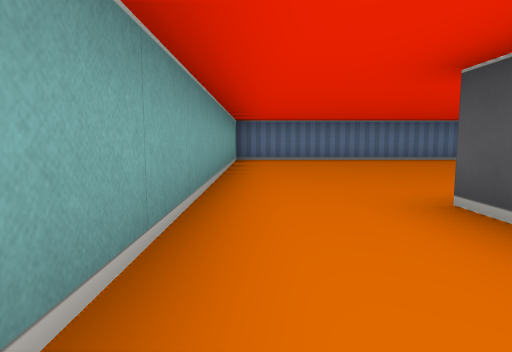
View 1 (above)

24 first-person views from a walk through a cub3D level. The camera is about half as high as the walls, tilts 6° down and sees 75° across. The floor is counted in squares. Each view is taken from the middle of a square. On the plan, view 1 faces up. The plan holds only what a view shows up to about 9 squares ahead; the rest is blank.

View 2
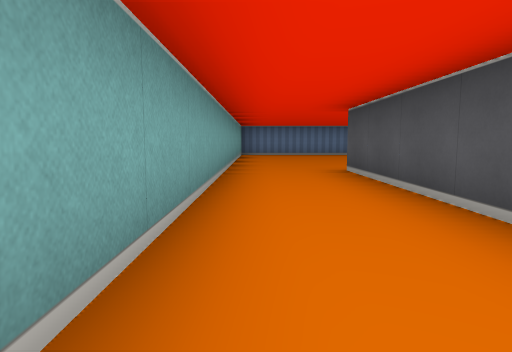

View 3
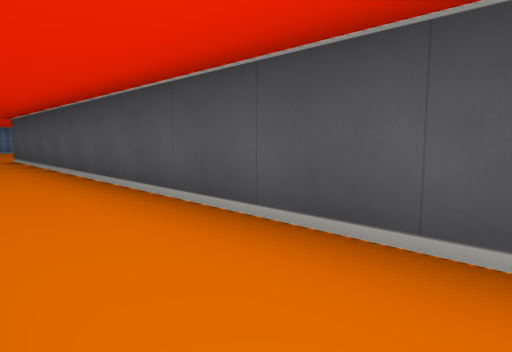

View 4
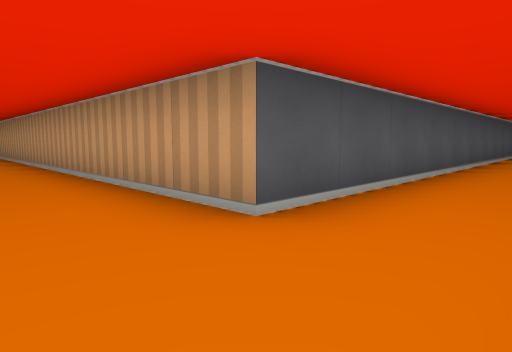

View 5
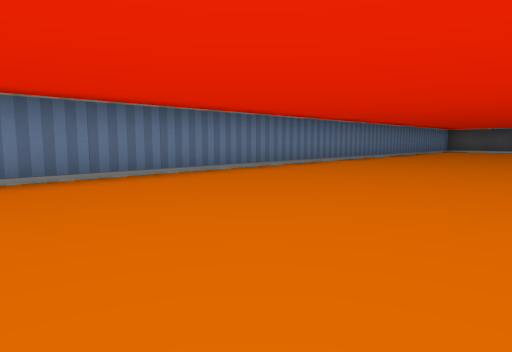

View 6
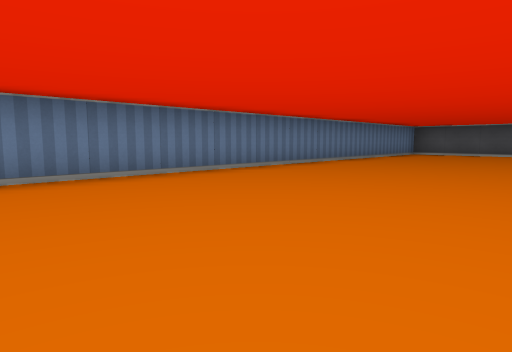

View 7
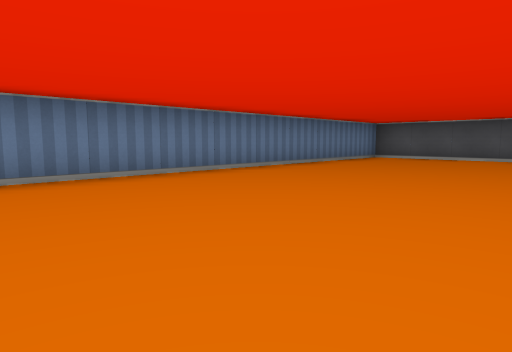

View 8
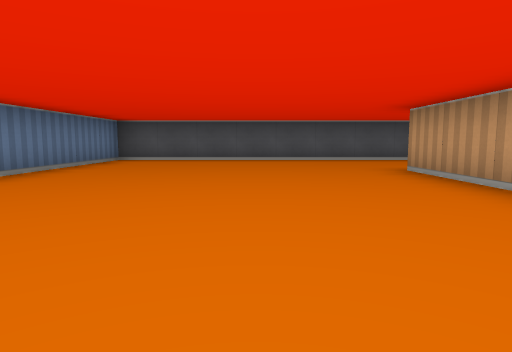

View 9
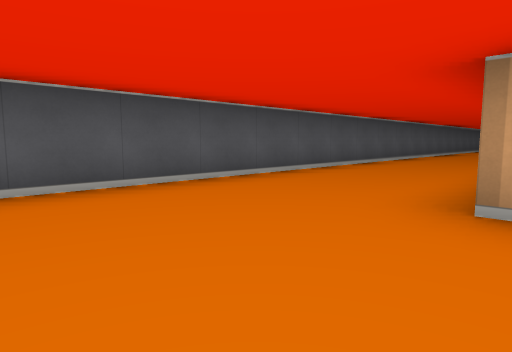

View 10
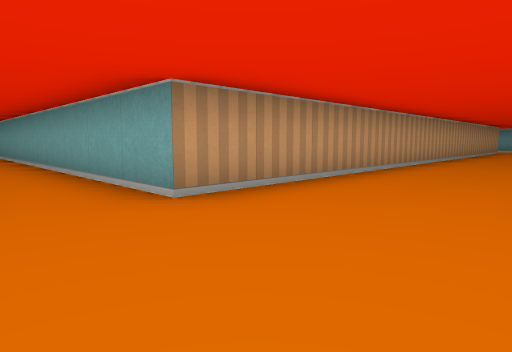

View 11
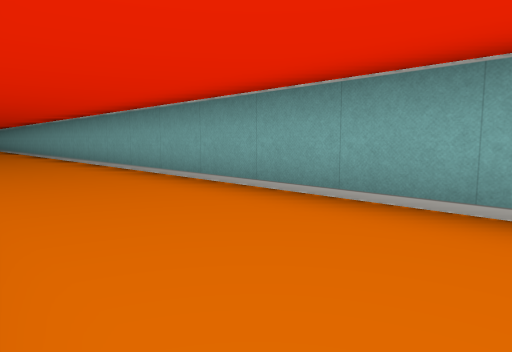

View 12
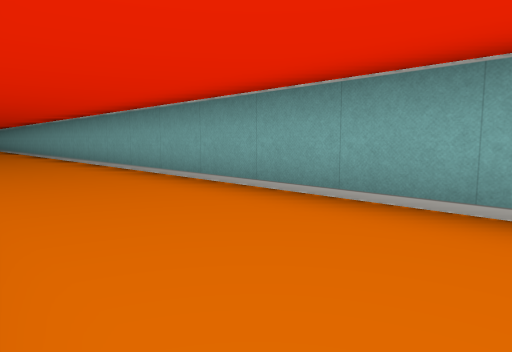

View 13
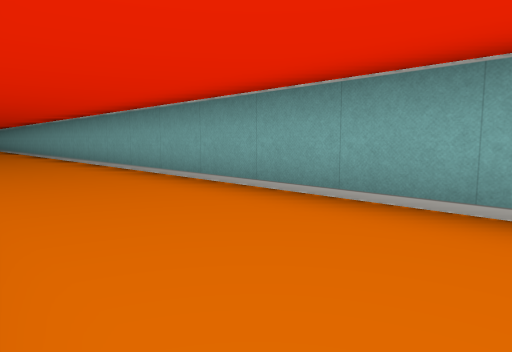

View 14
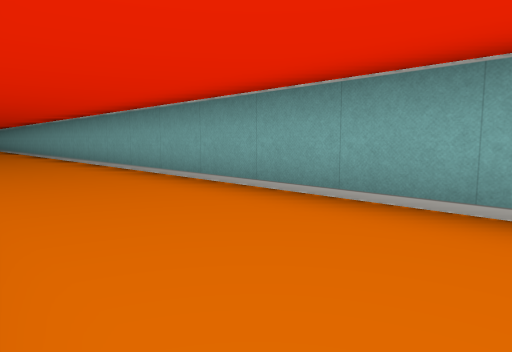

View 15
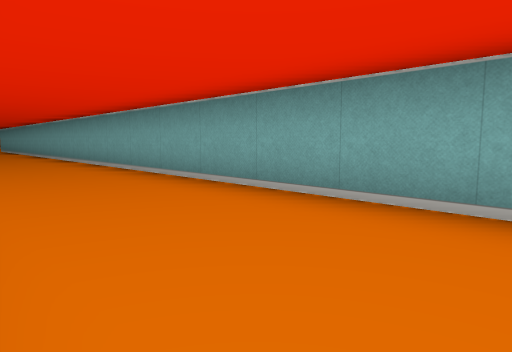

View 16
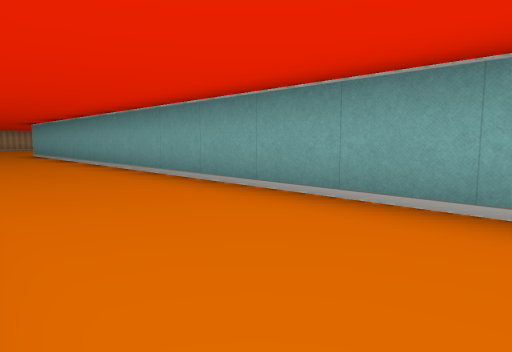

View 17
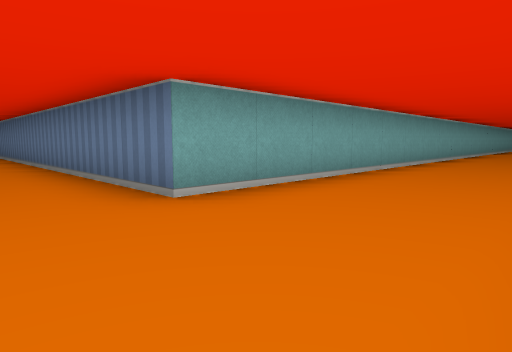

View 18
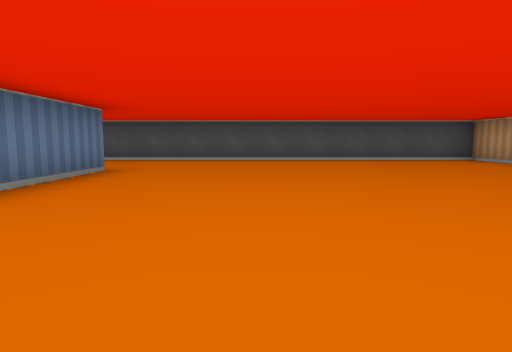

View 19
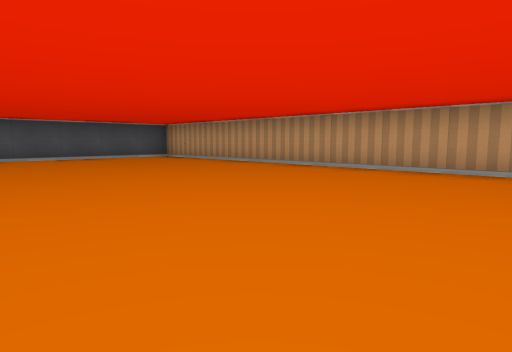

View 20
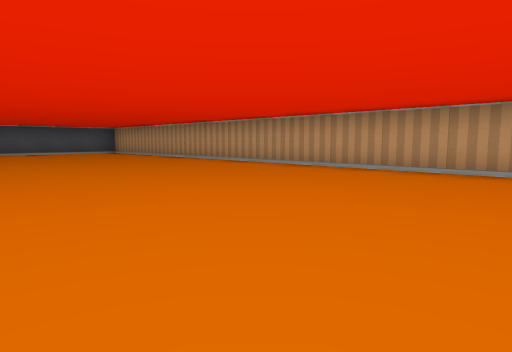

View 21
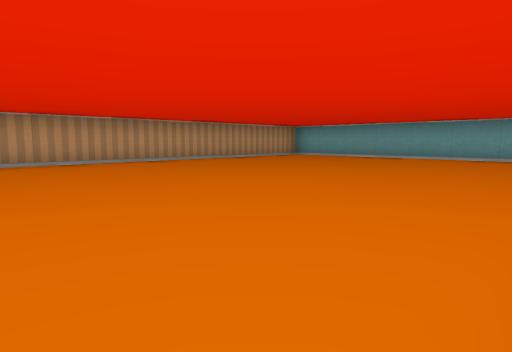

View 22
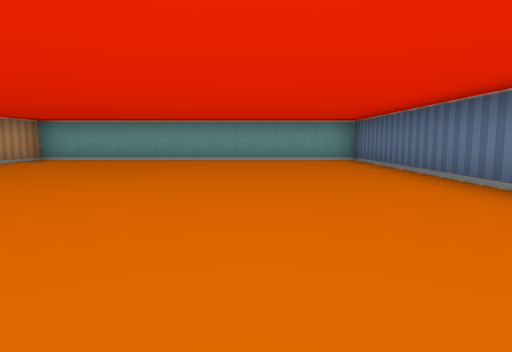

View 23
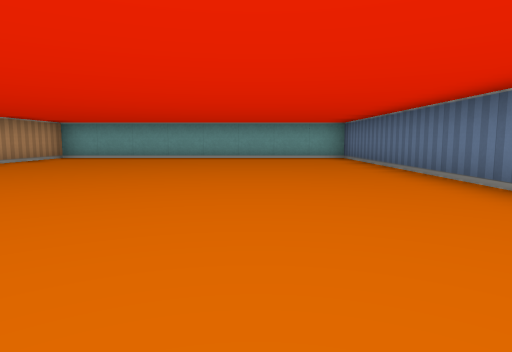

View 24
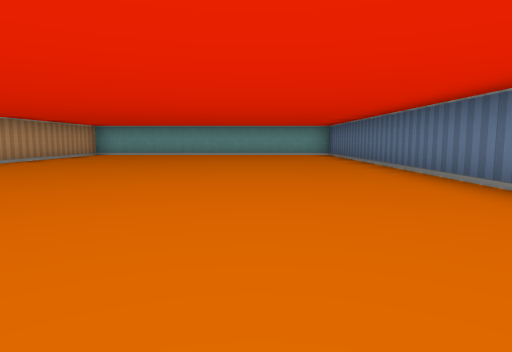

### Floor plan
Points are (right, up) in squares from view 1. A wall is a line through its corners. A room is listed if a view was taken in it or the views show most of it. See-through windows are left out.
Room 1 (views 1, 2, 3)
walls: (1.5, -7.2) (1.5, 2.5); (-0.5, 3.5) (-0.5, -2.5)
ways out: opening at (0.5, 3.5) to room 2
Room 2 (views 4, 5, 6, 7, 8, 9, 10, 11, 12, 13, 14, 15, 16, 17, 18, 19, 20, 21, 22, 23, 24)
walls: (18.5, -4.4) (18.5, 8.5) (-0.5, 8.5) (-0.5, 3.5); (1.5, 2.5) (15.5, 2.5) (15.5, -39.5) (-0.5, -39.5) (-0.5, -47.5) (18.5, -47.5) (18.5, -38.1)
ways out: opening at (0.5, 3.5) to room 1

Where each view was taken, in squares from view 1:
view 1: 0 up, 0 right, facing up
view 2: 3 down, 0 right, facing up
view 3: 7 down, 0 right, facing up-right
view 4: 4 up, 0 right, facing down-right
view 5: 4 up, 2 right, facing up-right
view 6: 4 up, 6 right, facing up-right
view 7: 4 up, 9 right, facing up-right
view 8: 5 up, 10 right, facing right
view 9: 5 up, 15 right, facing down-right
view 10: 5 up, 17 right, facing down-left
view 11: 0 up, 18 right, facing down-left
view 12: 6 down, 18 right, facing down-left
view 13: 10 down, 18 right, facing down-left
view 14: 16 down, 18 right, facing down-left
view 15: 21 down, 18 right, facing down-left
view 16: 27 down, 18 right, facing down-left
view 17: 41 down, 18 right, facing up-left
view 18: 42 down, 10 right, facing right
view 19: 42 down, 9 right, facing down-right
view 20: 42 down, 5 right, facing down-right
view 21: 40 down, 9 right, facing down-left
view 22: 42 down, 8 right, facing left
view 23: 42 down, 9 right, facing left
view 24: 42 down, 11 right, facing left
